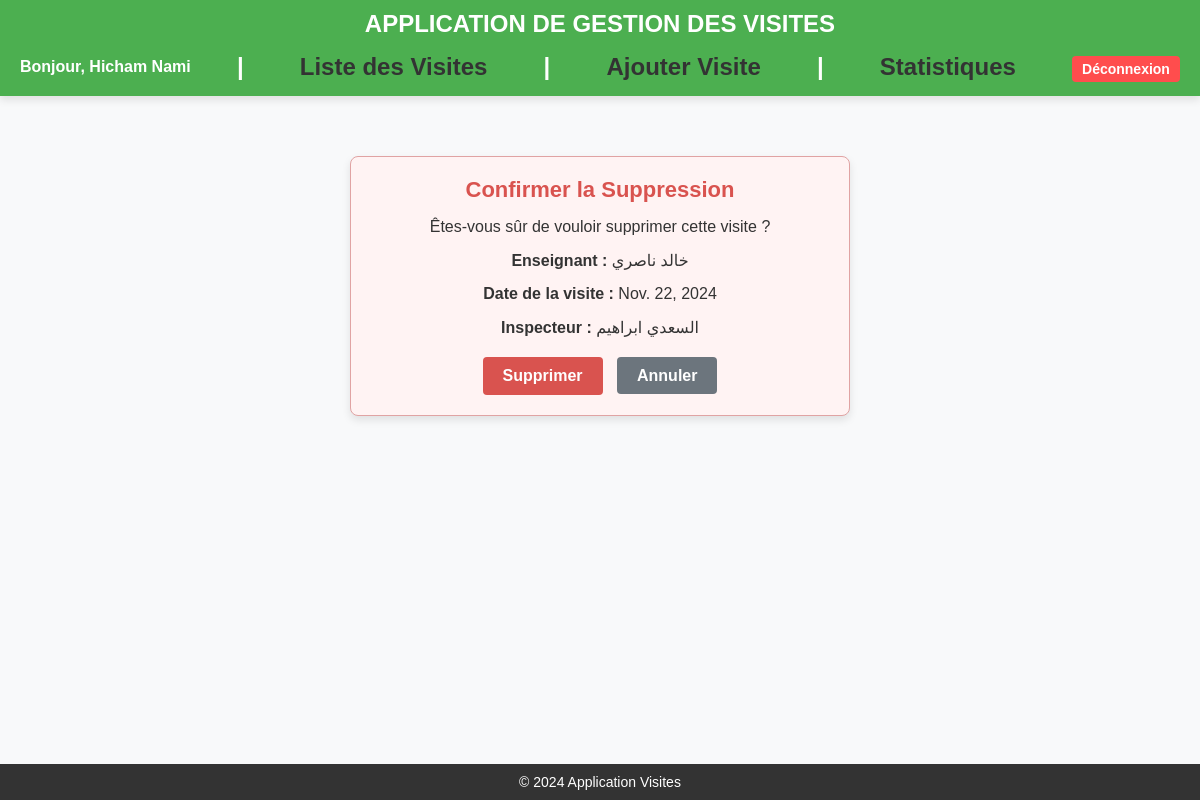
/supprimer-visite/46/ (signed in), run on an earlier commit of the app's database.
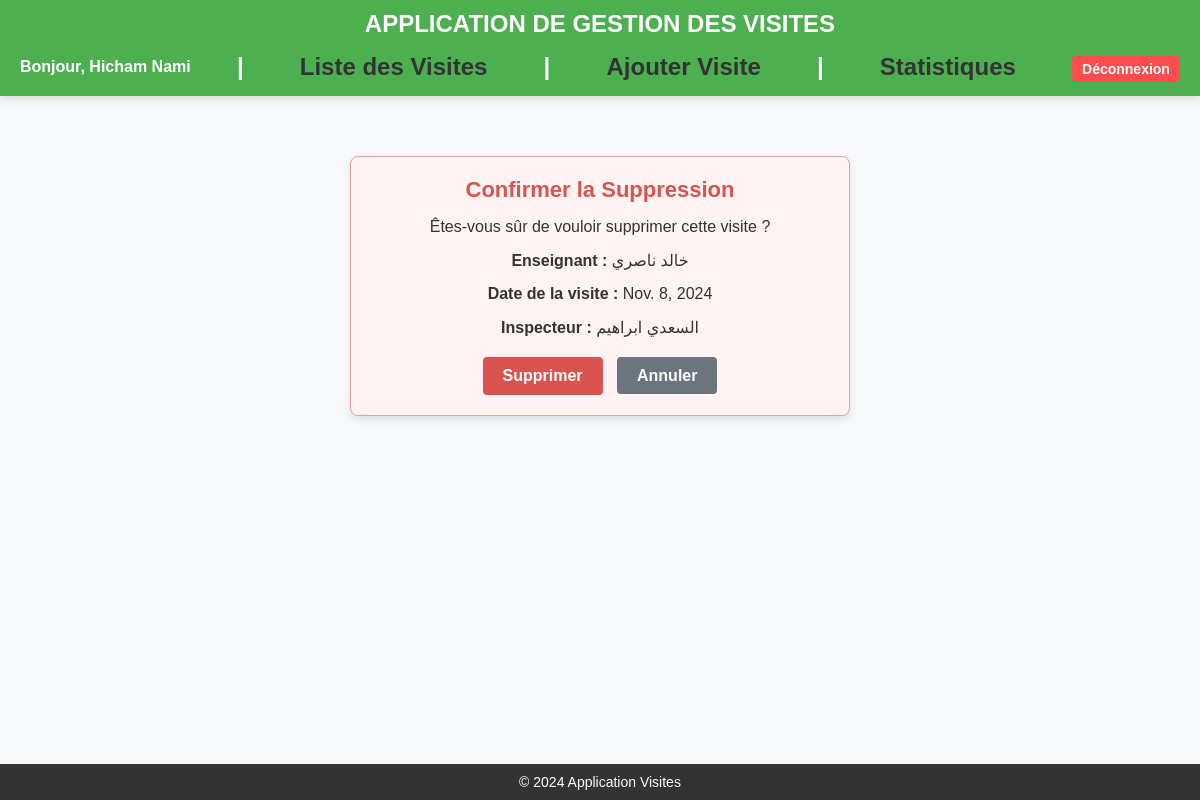
And on a later commit of the database.
### inspections/models.py (models this page shows, shortened)
class Visite(models.Model):
    enseignant_visite = models.ForeignKey(Personnel, on_delete=models.CASCADE, related_name="visites")
    som_inspecteur = models.CharField(max_length=20)
    nom_inspecteur = models.CharField(max_length=100)
    som_premier_accompagnateur = models.CharField(max_length=20, blank=True, null=True)
    nom_premier_accompagnateur = models.CharField(max_length=100, blank=True, null=True)
    etab_premier_accompagnateur = models.CharField(max_length=100, blank=True, null=True)
    som_deuxieme_accompagnateur = models.CharField(max_length=20, blank=True, null=True)
    nom_deuxieme_accompagnateur = models.CharField(max_length=100, blank=True, null=True)
    etab_deuxieme_accompagnateur = models.CharField(max_length=100, blank=True, null=True)
    date_visite = models.DateField()
    heure_visite = models.TimeField()
    centre_visite = models.CharField(max_length=100)
    STATUS_CHOICES = [
        ('Programmée', 'Programmée'),
        ('Annulée', 'Annulée'),
    ]
    status = models.CharField(
        max_length=20,
        choices=STATUS_CHOICES,
        default='Programmée'
    )
    class Meta:
        permissions = [
            ("print_visite", "Can print visite"),
        ]

class Personnel(models.Model):
    som_enseignant = models.CharField(max_length=20, unique=True)
    cin_enseignant = models.CharField(max_length=20)
    nom_enseignant = models.CharField(max_length=100)
    cadre_enseignant = models.CharField(max_length=100)
    date_affect_enseignant = models.DateField()
    code_etab_enseignant = models.CharField(max_length=20)
    etab_enseignant = models.CharField(max_length=100)
    specialite_enseignant = models.CharField(max_length=100)
    cycle_enseignant = models.CharField(max_length=50)

### inspections/views.py (the view)
# urls.py: path('supprimer-visite/<int:id>/', views.supprimer_visite, name='supprimer_visite'),  # URL pour supprimer une visite
@permission_required('inspections.delete_visite', raise_exception=True)
def supprimer_visite(request, id):
    visite = get_object_or_404(Visite, id=id)
    if request.method == 'POST':
        visite.delete()  # Supprime la visite de la base de données
        return redirect('liste_visites')  # Redirige vers la liste des visites après suppression
    return render(request, 'supprimer_visite.html', {'visite': visite})

### inspections/templates/supprimer_visite.html (shortened to what this page needs)
{% extends 'base.html' %}
{% block content %}
<div class="delete-container">
    <h2>Confirmer la Suppression</h2>
    <p>Êtes-vous sûr de vouloir supprimer cette visite ?</p>
    <p><strong>Enseignant :</strong> {{ visite.enseignant_visite.nom_enseignant }}</p>
    <p><strong>Date de la visite :</strong> {{ visite.date_visite }}</p>
    <p><strong>Inspecteur :</strong> {{ visite.nom_inspecteur }}</p>
    <div class="delete-actions">
        <form method="post" style="display: inline;">
            <button type="submit" class="btn btn-delete">Supprimer</button>
        </form>
        <a href="{% url 'liste_visites' %}" class="btn btn-cancel">Annuler</a>
    </div>
</div>
{% endblock %}

What changed in the data, as far as the page shows it:
changed Visite "السعدي ابراهيم": date_visite "Nov. 22, 2024" → "Nov. 8, 2024"
